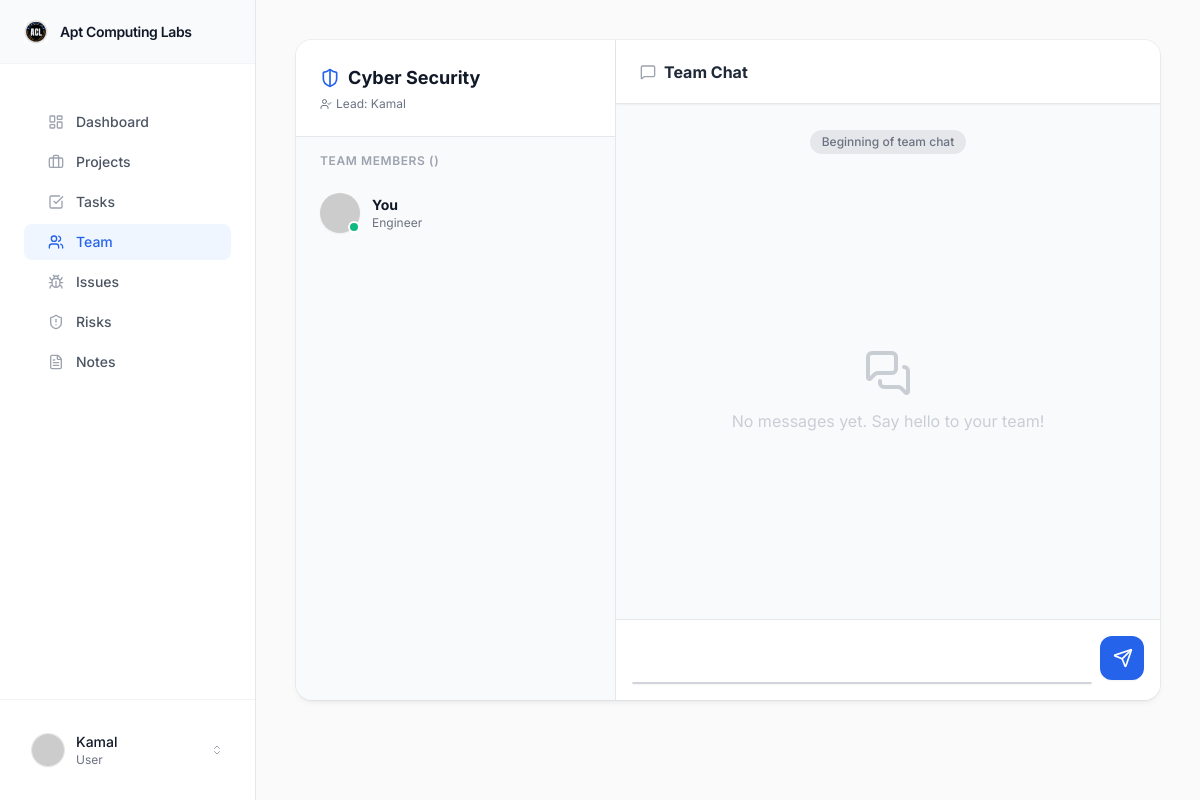
Before: /teams/my-team/ (signed in) with the older database file.
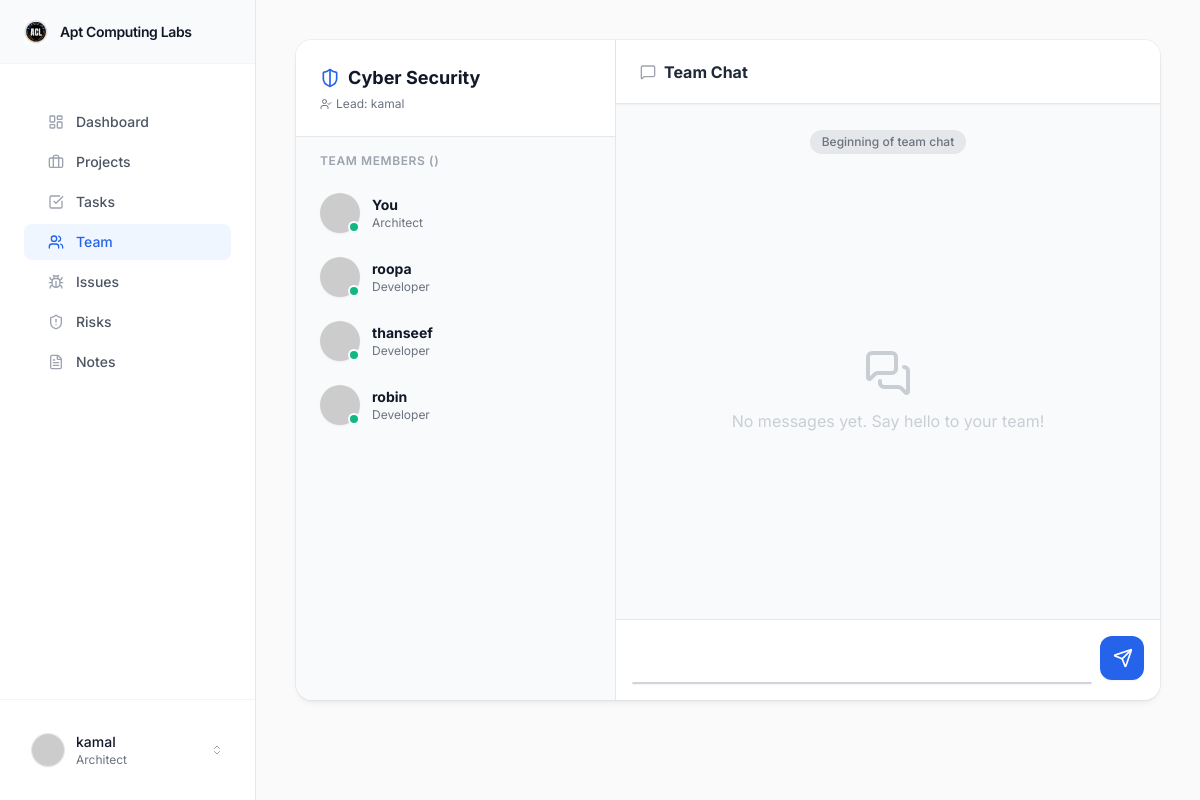
After: the same page with the newer database file.
### core/models.py (models this page shows, shortened)
class BaseModel(models.Model):
    id = models.BigAutoField(primary_key=True)
    uuid = models.UUIDField(default=uuid.uuid4, editable=False, unique=True)
    created_at = models.DateTimeField(auto_now_add=True)
    updated_at = models.DateTimeField(auto_now=True)
    created_by = models.ForeignKey('core.User', on_delete=models.SET_NULL, null=True, blank=True, related_name="%(app_label)s_%(class)s_created")
    updated_by = models.ForeignKey('core.User', on_delete=models.SET_NULL, null=True, blank=True, related_name="%(app_label)s_%(class)s_updated")
    is_active = models.BooleanField(default=True)
    class Meta:
        abstract = True

class User(AbstractUser, BaseModel):
    username = None # Remove username field
    email = models.EmailField(_('email address'), unique=True)
    roles = models.ManyToManyField(Role, blank=True, related_name='users')
    team = models.ForeignKey('teams.Team', on_delete=models.SET_NULL, null=True, blank=True, related_name='team_users')
    avatar = models.ImageField(upload_to='avatars/', null=True, blank=True)
    interested_topics = models.CharField(max_length=255, blank=True, help_text="Comma-separated topics of interest")
    daily_news_cache = models.JSONField(default=list, blank=True)
    news_last_fetched = models.DateField(null=True, blank=True)
    USERNAME_FIELD = 'email'
    REQUIRED_FIELDS = []
    objects = CustomUserManager()

class Role(BaseModel):
    name = models.CharField(max_length=100, unique=True)
    description = models.TextField(blank=True)

### teams/models.py (models this page shows, shortened)
class Team(BaseModel):
    name = models.CharField(max_length=150, unique=True)
    description = models.TextField(blank=True)
    lead = models.ForeignKey(settings.AUTH_USER_MODEL, on_delete=models.SET_NULL, null=True, blank=True, related_name='led_teams')
    capacity = models.DecimalField(max_digits=5, decimal_places=2, default=0.0, help_text="Total team capacity in story points or hours")
    velocity = models.DecimalField(max_digits=5, decimal_places=2, default=0.0, help_text="Average team velocity")

### teams/views.py (the view)
# urls.py: path('my-team/', views.my_team, name='my_team'),
@login_required
def my_team(request):
    membership = request.user.team_memberships.first()
    team = membership.team if membership else None
    members = []
    if team:
        members = [m.user for m in team.members.all()]
    messages = team.messages.all() if team else []
    return render(request, 'teams/my_team.html', {
        'team': team,
        'members': members,
        'messages': messages,
    })

### ai_assistant/permissions.py (called while the page is built)
def is_pia_system_admin(user):
    if not user.is_authenticated:
        return False
    if user.is_staff or user.is_superuser:
        return True
    return user.roles.filter(name='System Admin').exists()

### ai_assistant/templatetags/pia_permissions.py (called while the page is built)
@register.filter
def is_pia_system_admin_user(user):
    return is_pia_system_admin(user)

### templates/teams/my_team.html (shortened to what the changed rows need)
{% extends 'base.html' %}
{% block content %}
<link href="https://cdn.quilljs.com/1.3.6/quill.snow.css" rel="stylesheet">
{% if not team %}
<div class="bg-white shadow-soft ring-1 ring-gray-900/5 rounded-xl border-none p-12 text-center max-w-2xl mx-auto mt-10">
    <div class="mx-auto h-16 w-16 bg-gray-50 rounded-full flex items-center justify-center mb-4">
        <i data-lucide="users" class="w-8 h-8 text-gray-400"></i>
    </div>
    <h2 class="text-xl font-bold text-gray-900 mb-2">You are not assigned to a team</h2>
    <p class="text-gray-500 text-sm">Please contact your system administrator or project manager to be assigned to a team.</p>
</div>
{% else %}
<div class="h-[calc(100vh-140px)] flex bg-white shadow-elevated ring-1 ring-gray-900/5 rounded-2xl overflow-hidden">
    <div class="w-80 bg-gray-50 border-r border-gray-200 flex flex-col flex-shrink-0">
        <div class="p-6 border-b border-gray-200 bg-white">
            <h2 class="font-bold text-gray-900 text-lg flex items-center">
                <i data-lucide="shield-half" class="w-5 h-5 mr-2 text-brand-600"></i>
                {{ team.name }}
            </h2>
            <p class="text-xs text-gray-500 mt-1 flex items-center">
                <i data-lucide="user-check" class="w-3 h-3 mr-1"></i> Lead: {{ team.lead.first_name|default:team.lead.email|default:"None" }}
            </p>
        </div>
        <div class="flex-1 overflow-y-auto p-4 space-y-2">
            <h3 class="text-xs font-semibold text-gray-400 uppercase tracking-wider mb-4 px-2">Team Members ({{ members.count }})</h3>
            {% for member in members %}
            <div class="flex items-center p-2 rounded-lg hover:bg-gray-100 transition-colors group cursor-default">
                <div class="relative">
                    <img src="https://ui-avatars.com/api/?name={{ member.email }}&background=random" class="w-10 h-10 rounded-full shadow-sm" alt="Avatar">
                    <div class="absolute bottom-0 right-0 w-3 h-3 bg-emerald-500 border-2 border-white rounded-full"></div>
                </div>
                <div class="ml-3 flex-1 overflow-hidden">
                    <p class="text-sm font-bold text-gray-900 truncate">{% if member == request.user %}You{% else %}{{ member.first_name|default:member.email }}{% endif %}</p>
                    <p class="text-xs text-gray-500 truncate">
                        {% for role in member.roles.all %}
                            {{ role.name }}{% if not forloop.last %}, {% endif %}
                        {% empty %}
                            Engineer
                        {% endfor %}
                    </p>
                </div>
            </div>
            {% endfor %}
        </div>
    </div>
    <div class="flex-1 flex flex-col bg-[#f8fafc] relative">
        <div class="h-16 border-b border-gray-200 bg-white flex items-center px-6 shadow-sm z-10 flex-shrink-0">
            <h3 class="font-bold text-gray-800 flex items-center">
                <i data-lucide="message-square" class="w-4 h-4 mr-2 text-gray-400"></i>
                Team Chat
            </h3>
        </div>
        <div id="chat-messages" class="flex-1 overflow-y-auto p-6 flex flex-col">
            <div class="text-center mb-8">
                <div class="inline-block bg-gray-200 rounded-full px-3 py-1 text-xs font-medium text-gray-500">Beginning of team chat</div>
            </div>
            {% for msg in messages %}
                {% include 'teams/partials/message.html' %}
            {% empty %}
                <div class="flex-1 flex items-center justify-center flex-col text-gray-400 h-full opacity-50">
                    <i data-lucide="messages-square" class="w-12 h-12 mb-3"></i>
                    <p>No messages yet. Say hello to your team!</p>
                </div>
            {% endfor %}
        </div>
        <div class="p-4 bg-white border-t border-gray-200 z-10">
            <form id="chat-form" hx-post="{% url 'post_team_message' %}" hx-target="#chat-messages" hx-swap="beforeend" class="flex items-end gap-2 relative">
                <div class="flex-1 relative rounded-xl shadow-sm border border-gray-300 bg-white focus-within:ring-2 focus-within:ring-brand-500 focus-within:border-brand-500 transition-all flex flex-col">
                </div>
                <button type="submit" class="inline-flex items-center justify-center flex-shrink-0 h-11 w-11 mb-1 rounded-xl bg-brand-600 text-white hover:bg-brand-500 focus:outline-none focus:ring-2 focus:ring-brand-500 focus:ring-offset-2 transition-all shadow-soft">
                    <i data-lucide="send" class="w-5 h-5 ml-0.5"></i>
                </button>
            </form>
        </div>
    </div>
</div>
{% endif %}
{% endblock %}

### templates/base.html (shortened to what the changed rows need)
<!DOCTYPE html>
<html lang="en">
<head>
    <script src="https://cdn.tailwindcss.com"></script>
    {% load static %}
    {% load pia_permissions %}
</head>
<body class="bg-gray-50 text-gray-900 font-sans antialiased flex h-screen overflow-hidden">
    <aside class="w-64 {% if request.user.is_staff or request.user.is_superuser %}bg-slate-50 border-slate-200{% else %}bg-white border-gray-200{% endif %} border-r flex flex-col justify-between hidden md:flex h-full z-10 flex-shrink-0">
        <div class="p-6 border-t border-gray-100">
            <div class="flex items-center cursor-pointer p-2 hover:bg-gray-50 rounded-lg transition-colors group relative">
                <div class="ml-3 overflow-hidden flex-1">
                    <p class="text-sm font-medium text-gray-900 truncate">{{ request.user.first_name|default:request.user.email }}</p>
                    <p class="text-xs text-gray-500 truncate">
                        {% if request.user.is_superuser %}System Admin
                        {% elif request.user.roles.exists %}{{ request.user.roles.first.name }}
                        {% else %}User{% endif %}
                    </p>
                </div>
            </div>
        </div>
    </aside>
    <div class="flex-1 flex flex-col h-full overflow-hidden">
        <main class="flex-1 overflow-y-auto {% if request.user.is_staff or request.user.is_superuser %}bg-[#f8fafc] border-t-4 border-brand-500{% else %}bg-[#FAFAFA]{% endif %}">
            <div class="p-6 md:p-10 max-w-7xl mx-auto">
                {% block content %}
                {% endblock %}
            </div>
        </main>
    </div>
</body>
</html>

Changed rows visible on the page:
changed User: gains Role (name "Architect"); user.first_name "Kamal" → "kamal"; user.roles.first.name (not shown) → "Architect"; no longer shows "Engineer"
changed through a linked row, Team "Cyber Security": lead.first_name "Kamal" → "kamal"
added User: first_name "roopa"
now on this page (row unchanged): Role: name "Developer"
added User: first_name "thanseef"
added User: first_name "robin"
Other visible differences:
text no longer shown: "User"
